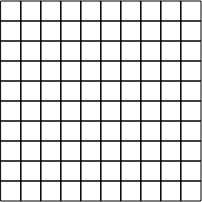
Frame 1 (no input)
Frame 60 (no input): identical to frame 1, image omitted
Frame 120 (the mouse pressed at the canvas centre since frame 60): identical to frame 1, image omitted

The p5.js sketch that drew this single still picture (run headless with seeded random() and noise() and a simulated clock; from frame 60 on, the mouse is pressed at the canvas centre):

// p5.js sketch
// ── sketch.js
//Mine sweeper

function make2DArray(cols, rows){
    var arr = new Array(cols);
    for (var i = 0; i < cols; i++){
        arr[i] = new Array(rows);
    }
    return arr;
}



var grid;
var cols;
var rows;
var w = 20;

function setup(){
    createCanvas(202, 202);
    cols = floor(width / w);
    rows = floor(height / w);
    grid = make2DArray(cols, rows);
    var i, j;
    for (i = 0; i < cols; i++){
        for(j = 0; j < rows; j++){
            grid[i][j] = new Cell(i, j, w);
        }
    }
    for (i = 0; i < cols; i++){
        for(j = 0; j < rows; j++){
            grid[i][j].countBees();
        }
    }

}

function mousePressed(){
    for (var i = 0; i < cols; i++){
        for(var j = 0; j < rows; j++){
            if(grid[i][j].contains(mouseX, mouseY)){
                grid[i][j].reveal();
            }
        }
    }
}


function draw(){
    background(255);
    for (var i = 0; i < cols; i++){
        for(var j = 0; j < rows; j++){
            grid[i][j].show();
        }
    }
}
// ── cell.js
function Cell(i, j, w){
    this.i = i;
    this.j = j;
    this.x = i * w + 1;
    this.y = j * w + 1;
    this.w = w;
    this.neigborCount = 0;
    if (random(1) < 0.4){
        this.bee = true;
    }
    else this.bee = false;
    
    this.revealed = false;
}


Cell.prototype.show = function(){
    stroke(0);
    noFill();
    rect(this.x, this.y, this.w, this.w);
    if (this.revealed){
        if(this.bee){
            fill(135);
            ellipse(this.x + this.w * 0.5, this.y + this.w * 0.5, this.w * 0.5);
        }
        else{
            fill(200);
            rect(this.x, this.y, this.w, this.w);
            if (this.total != 0){
                textAlign(CENTER);
                fill(0); 
                text(this.neigborCount, this.x + this.w * 0.5, this.y + this.w - 6);
            }
        }
    }
};

Cell.prototype.countBees = function(){
    if (this.bee) return -1;
    var total = 0;
    for(var i = -1; i <= 1; i++){
        for(var j = -1; j <= 1; j++){
            if(this.i + i > -1 && this.j + j > -1 && this.i + i < cols && this.j + j < rows){
                var neigbor = grid[this.i + i][this.j + j];
                if (neigbor.bee){
                    total++;
                }
            }
        }
    }
    this.neigborCount = total;
};

Cell.prototype.contains = function(x, y){
    return x > this.x && x < this.w + this.x && y > this.y && y < this.w + this.y;
};

Cell.prototype.reveal = function(){
    this.revealed = true;
};
